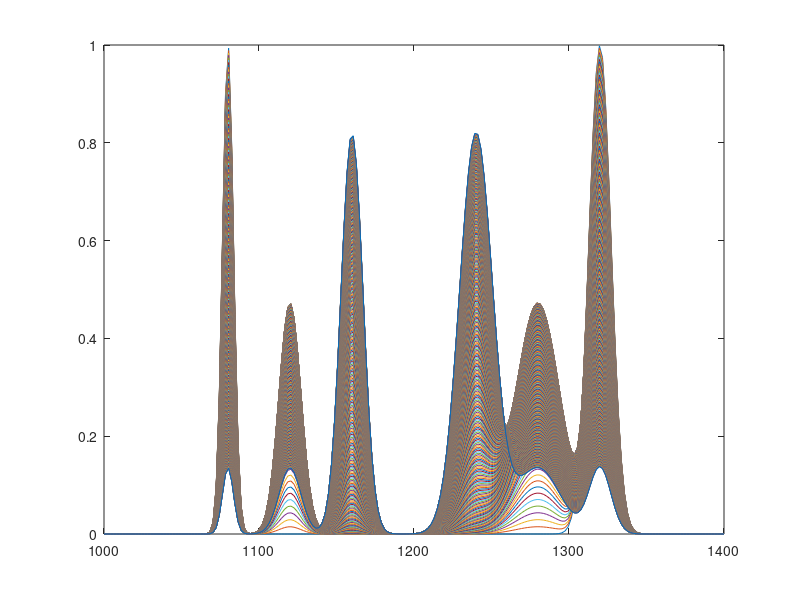
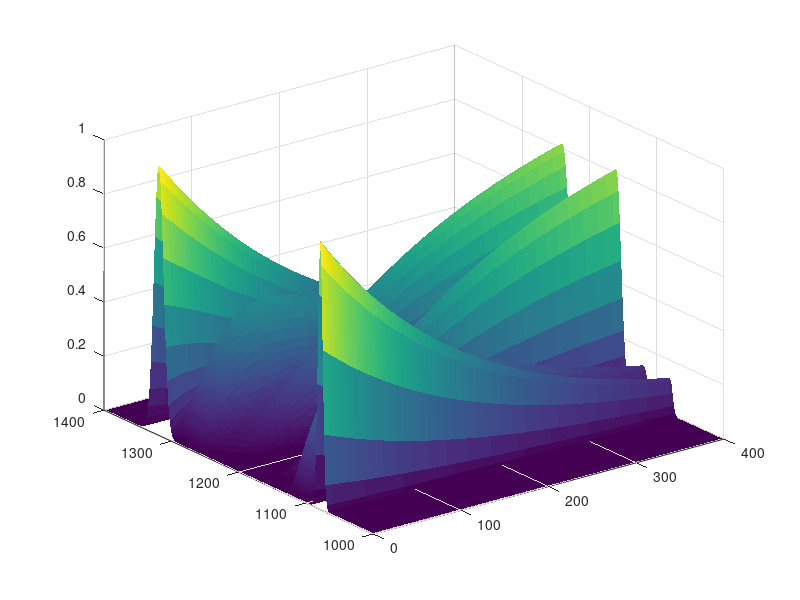

Write MATLAB code to recreate these figures, in order. (Note: this script raises an error after producing the figures.)
% How to use the CDS functions

load('reference_data.mat')

figure()
plot(wn, data);

figure()
surf(1:size(data,2), wn, data, 'EdgeColor', 'none')


%% one wavelength axis

[sync,async] = CDS(data);

COS_plot(wn, wn, sync, 10)
title('synchronous plot')



COS_plot(wn,wn,async,10)
title('asynchronous plot')



